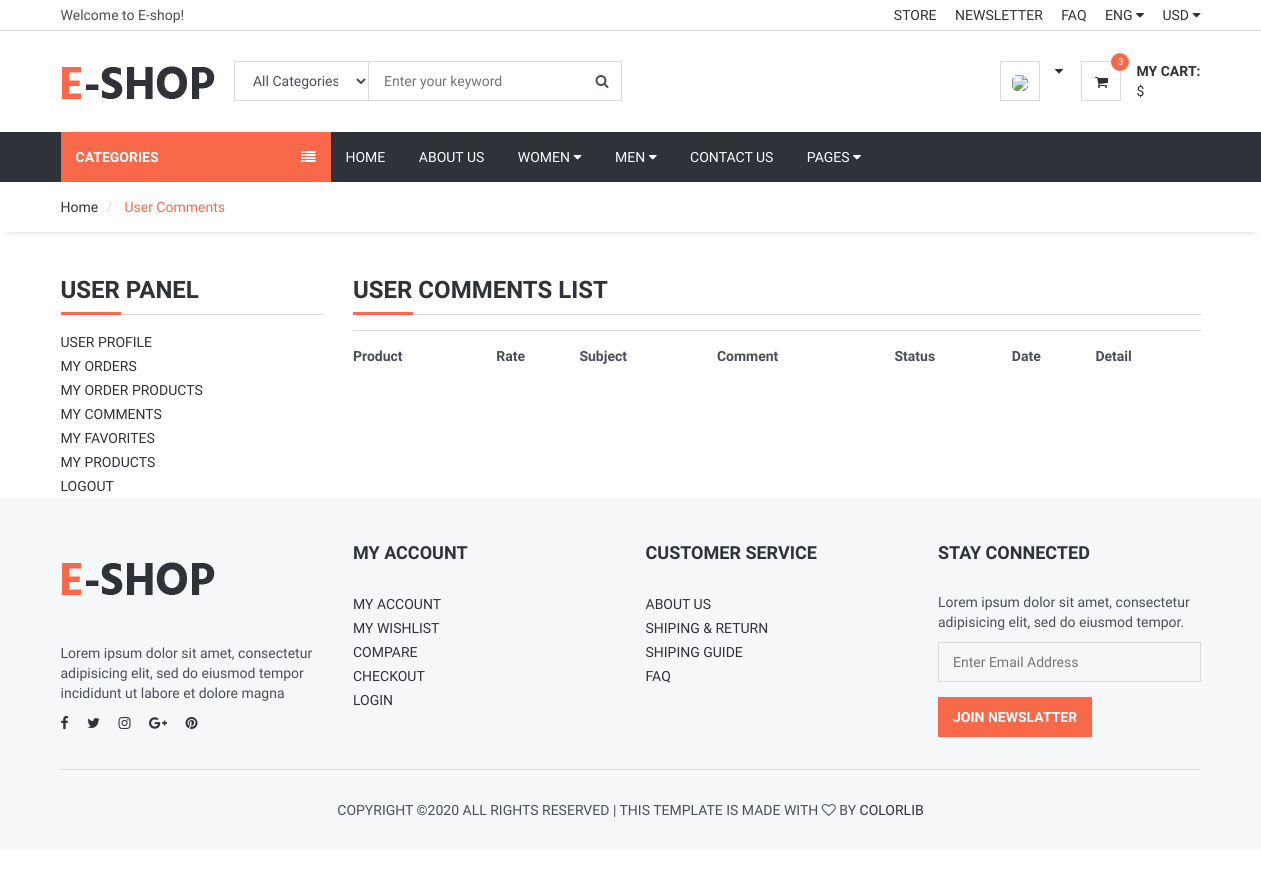
The page /user/comments/ (signed in) on the database as committed earlier.
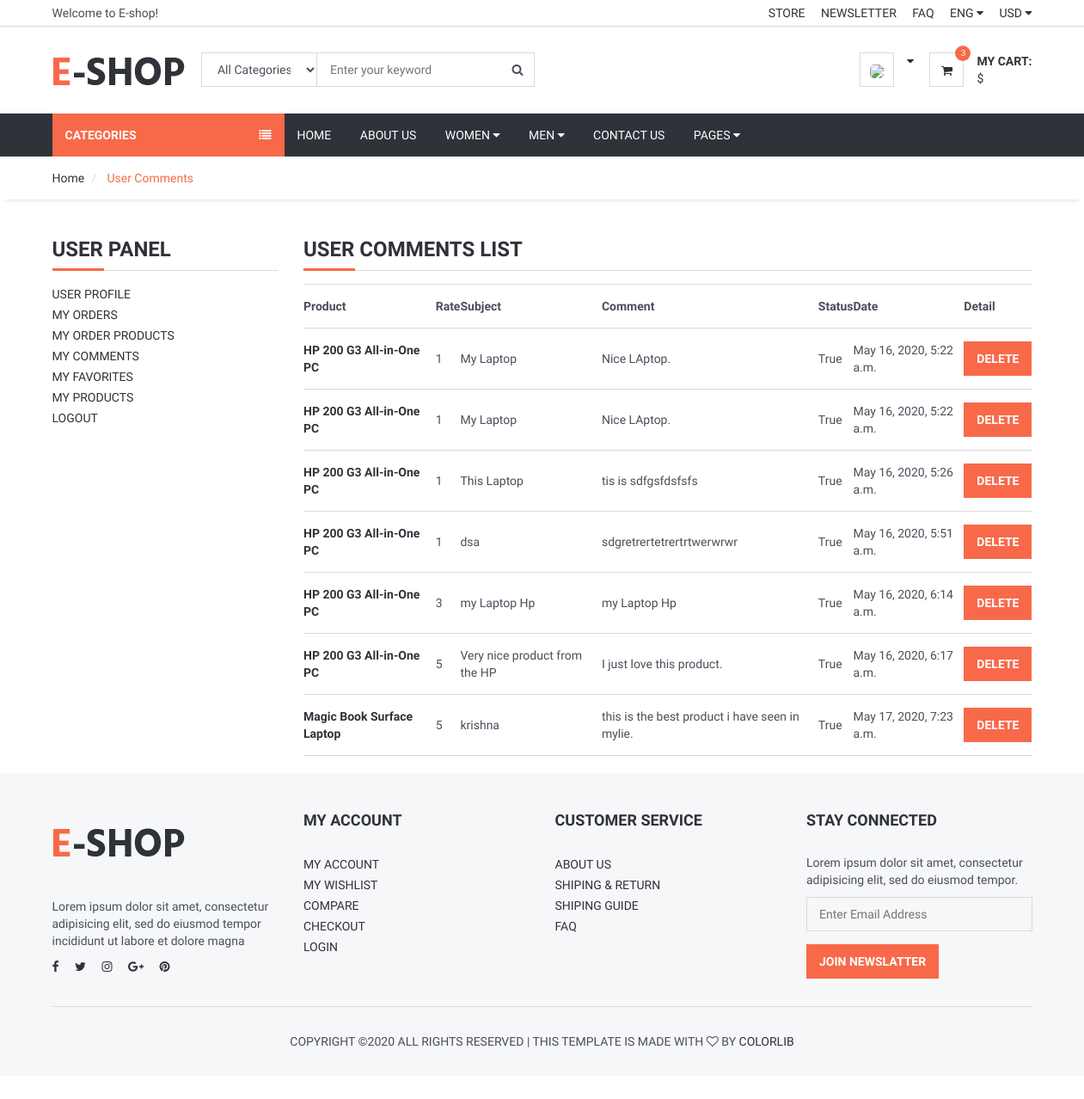
The same page on the database as committed later.
### product/models.py (models this page shows, shortened)
class Comment(models.Model):
    STATUS = {
            ('New', 'New'),
            ('True', 'True'),
            ('False', 'False'),
        }
    product = models.ForeignKey(Product, on_delete=models.CASCADE)
    user = models.ForeignKey(User, on_delete=models.CASCADE)
    subject = models.CharField(max_length=50, blank=True)
    comment = models.CharField(max_length=250, blank=True)
    rate = models.IntegerField(default=1)
    ip = models.CharField(max_length=20, blank=True)
    status = models.CharField(max_length=10, choices=STATUS, default='New')
    create_at = models.DateTimeField(auto_now_add=True)
    update_at = models.DateTimeField(auto_now=True)

class Product(models.Model):
    STATUS = {
        ('True','True'),
        ('False','False'),
    }
    category = models.ForeignKey(Category, on_delete=models.CASCADE)
    title = models.CharField(max_length=150)
    keywords = models.CharField(max_length=255)
    description = models.CharField(max_length=255)
    image = models.ImageField(blank=True, upload_to='images/')
    price = models.FloatField()
    amount = models.IntegerField()
    minamount = models.IntegerField()
    detail = models.TextField()
    slug = models.SlugField(unique=True, null=False,)
    status = models.CharField(max_length=10, choices=STATUS)
    create_at = models.DateTimeField(auto_now_add=True)
    update_at = models.DateTimeField(auto_now=True)
    def image_tag(self):
        return mark_safe('<img src="{}" height="50"/>'.format(self.image.url))
    image_tag.short_description = 'Image'

### user/views.py (the view)
# urls.py: path('comments/', user_comments, name='user_comments'),
@login_required(login_url='/login')
def user_comments(request):
    category = Category.objects.all()
    current_user = request.user  # Access user session information
    comments = Comment.objects.filter(user_id=current_user.id)
    context = {
        'category': category,
        'comments': comments,
    }
    return render(request, 'user_comments.html', context)

### user/templates/user_comments.html (shortened to what this page needs)
{% extends 'base.html' %}
{% load static %}
{% block sidebar %} {% include 'sidebar.html' %} {% endblock %}
{% block body %}
<div id="breadcrumb">
    <div class="container">
        <ul class="breadcrumb">
            <li><a href="#">Home</a></li>
            <li class="active"> User Comments </li>
        </ul>
    </div>
</div>
<div class="section">
    <div class="container">
        <div class="row">
            <div class="col-md-3">
                {% include 'user_panel.html' %}
            </div>
            <div class="col-md-9">
                <div class="order-summary clearfix">
                    <div class="section-title">
                        <h3 class="title">User Comments List</h3>
                    </div>
                    <table class="shopping-cart-table table">
                        <tr>
                            <th class="text-left">Product</th>
                            <th class="text-left">Rate</th>
                            <th class="text-left">Subject</th>
                            <th class="text-left">Comment</th>
                            <th class="text-left">Status</th>
                            <th class="text-left">Date</th>
                            <th class="text-left">Detail</th>
                        </tr>
                        {% for rs in comments %}
                        <tr>
                            <td class="text-left">
                                <a href="/product/{{ rs.product_id }}/{{ rs.product.slug }}">
                                    <strong>{{ rs.product.title }}</strong>
                                </a>
                            </td>
                            <td class="text-left">{{ rs.rate }}</td>
                            <td class="text-left">{{ rs.subject }}</td>
                            <td class="text-left">{{ rs.comment }}</td>
                            <td class="text-left">{{ rs.status }}</td>
                            <td class="text-left">{{ rs.create_at }}</td>
                            <td class="text-left"><a href="/user/deletecomment/{{ rs.id }}/" onclick="return confirm('Will be Delete! Are you sure??')" class="primary-btn">Delete</a></td>
                        </tr>
                        {% endfor %}
                    </table>
                </div>
            </div>
        </div>
    </div>
    {% endblock %}
    {% block foot %} {% include 'footer.html' %} {% endblock %}

Rows that differ between the two databases and show on the page:
added Comment: product "HP 200 G3 All-in-One PC", rate "1", subject "My Laptop", comment "Nice LAptop.", status "True", create_at "May 16, 2020, 5:22 a.m."
added Comment: product "HP 200 G3 All-in-One PC", rate "1", subject "My Laptop", comment "Nice LAptop.", status "True", create_at "May 16, 2020, 5:22 a.m."
added Comment: product "HP 200 G3 All-in-One PC", rate "1", subject "This Laptop", comment "tis is sdfgsfdsfsfs", status "True", create_at "May 16, 2020, 5:26 a.m."
added Comment: product "HP 200 G3 All-in-One PC", rate "1", subject "dsa", comment "sdgretrertetrertrtwerwrwr", status "True", create_at "May 16, 2020, 5:51 a.m."
added Comment: product "HP 200 G3 All-in-One PC", rate "3", subject "my Laptop Hp", comment "my Laptop Hp", status "True", create_at "May 16, 2020, 6:14 a.m."
added Comment: product "HP 200 G3 All-in-One PC", rate "5", subject "Very nice product from the HP", comment "I just love this product.", status "True", create_at "May 16, 2020, 6:17 a.m."
added Comment: product "Magic Book Surface Laptop", rate "5", subject "krishna", comment "this is the best product i have seen in mylie.", status "True", create_at "May 17, 2020, 7:23 a.m."
